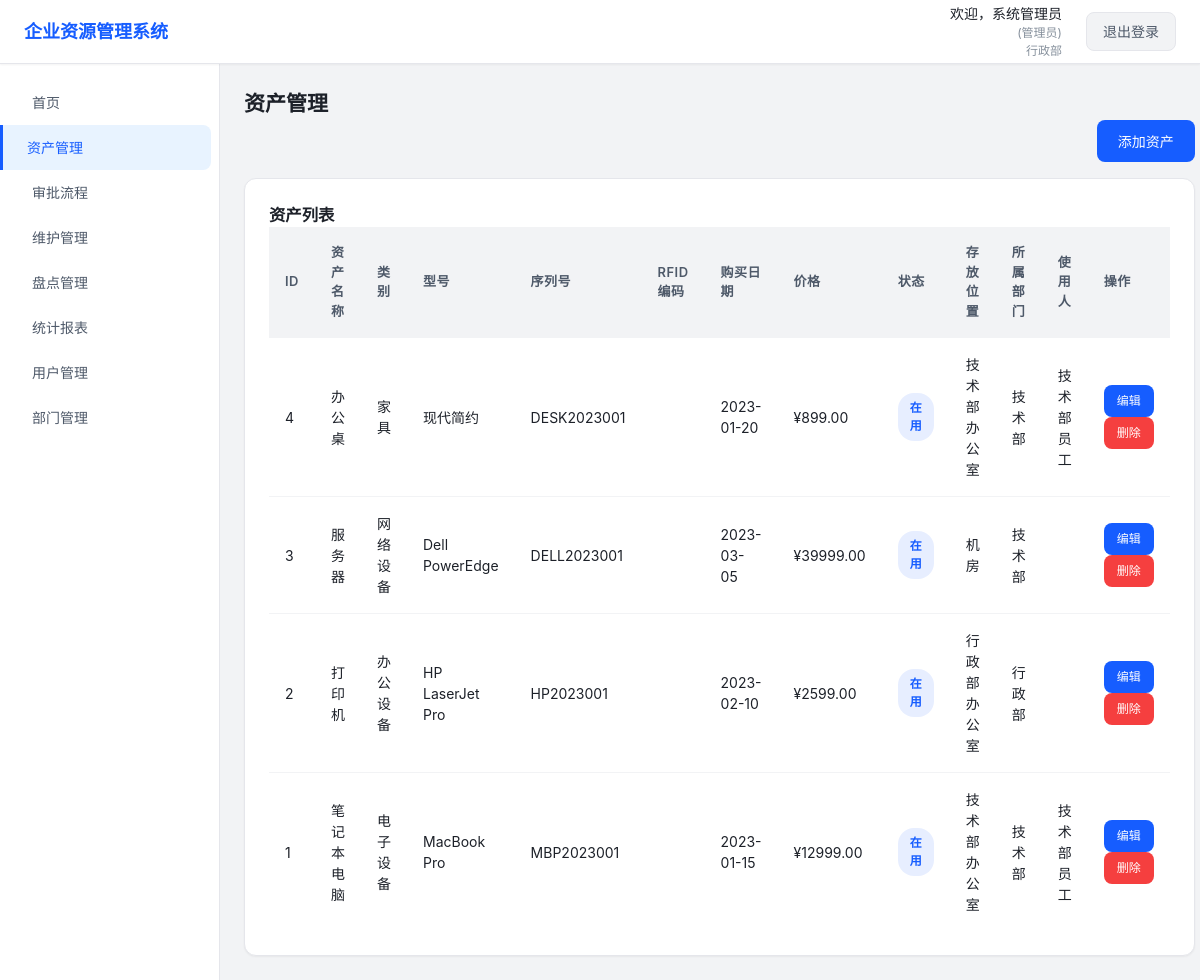
The app's page /assets.php (signed in) with its own data.
### tables this page shows
CREATE TABLE IF NOT EXISTS `departments` (
  `id` INT AUTO_INCREMENT PRIMARY KEY,
  `name` VARCHAR(100) NOT NULL,
  `description` TEXT,
  `created_at` TIMESTAMP DEFAULT CURRENT_TIMESTAMP,
  `updated_at` TIMESTAMP DEFAULT CURRENT_TIMESTAMP ON UPDATE CURRENT_TIMESTAMP
);

CREATE TABLE IF NOT EXISTS `assets` (
  `id` INT AUTO_INCREMENT PRIMARY KEY,
  `name` VARCHAR(255) NOT NULL,
  `category` VARCHAR(100) NOT NULL,
  `model` VARCHAR(255),
  `serial_number` VARCHAR(255),
  `purchase_date` DATE,
  `price` DECIMAL(10,2),
  `status` ENUM('in_use', 'in_store', 'maintenance', 'scrapped') DEFAULT 'in_store',
  `location` VARCHAR(255),
  `department_id` INT,
  `user_id` INT,
  `description` TEXT,
  `created_at` TIMESTAMP DEFAULT CURRENT_TIMESTAMP,
  `updated_at` TIMESTAMP DEFAULT CURRENT_TIMESTAMP ON UPDATE CURRENT_TIMESTAMP
);

CREATE TABLE IF NOT EXISTS `users` (
  `id` INT AUTO_INCREMENT PRIMARY KEY,
  `username` VARCHAR(100) NOT NULL,
  `password` VARCHAR(255) NOT NULL,
  `name` VARCHAR(100) NOT NULL,
  `department_id` INT,
  `role` ENUM('admin', 'manager', 'employee') DEFAULT 'employee',
  `created_at` TIMESTAMP DEFAULT CURRENT_TIMESTAMP,
  `updated_at` TIMESTAMP DEFAULT CURRENT_TIMESTAMP ON UPDATE CURRENT_TIMESTAMP
);

### config/db.php (called while the page is built, shortened)
<?php
$servername = "localhost";
$username = "test";
$password = "123456";
$dbname = "php_wish";
$conn = new mysqli($servername, $username, $password, $dbname);
$conn->set_charset("utf8mb4");
function execute_query($sql, $params = []) {
    global $conn;
    $stmt = $conn->prepare($sql);
    if (!empty($params)) {
        $types = str_repeat("s", count($params));
        $stmt->bind_param($types, ...$params);
    }
    $result = $stmt->execute();
    if (strtolower(substr(trim($sql), 0, 6)) === "select") {
        $result_set = $stmt->get_result();
        $rows = [];
        while ($row = $result_set->fetch_assoc()) {
            $rows[] = $row;
        }
        return $rows;
    }
    $affected_rows = $stmt->affected_rows;
    return ["affected_rows" => $affected_rows];
}
?>

### assets.php (the view, shortened to what this page needs)
<?php
require_once 'config/db.php';
$name = $_SESSION['name'];
$role = $_SESSION['role'];
$department_id = $_SESSION['department_id'];
$dept_sql = "SELECT name FROM departments WHERE id = ?";
$dept_result = execute_query($dept_sql, [$department_id]);
$department_name = $dept_result[0]['name'] ?? '未知部门';
$assets_sql = "SELECT a.*, d.name as department_name, u.name as user_name FROM assets a
              LEFT JOIN departments d ON a.department_id = d.id
              LEFT JOIN users u ON a.user_id = u.id
              ORDER BY a.id DESC";
$assets = execute_query($assets_sql);
?>
<!DOCTYPE html>
<html lang="zh-CN">
<head>
    <link rel="stylesheet" href="assets/css/style.css">
</head>
<body>
    <div class="container">
        <header class="header">
            <div class="header-left">
                <h1>企业资源管理系统</h1>
            </div>
            <div class="header-right">
                <div class="user-info">
                    <span class="user-name">欢迎，<?php echo $name; ?></span>
                    <span class="role">(<?php echo $role === 'admin' ? '管理员' : ($role === 'manager' ? '部门经理' : '员工'); ?>)</span>
                    <span class="department"><?php echo $department_name; ?></span>
                </div>
                <a href="logout.php" class="logout-btn">退出登录</a>
            </div>
        </header>
        <div class="main-container">
            <nav class="sidebar">
                <ul>
                    <li><a href="index.php">首页</a></li>
                    <li><a href="assets.php" class="active">资产管理</a></li>
                    <li><a href="approval.php">审批流程</a></li>
                    <li><a href="maintenance.php">维护管理</a></li>
                    <li><a href="inventory.php">盘点管理</a></li>
                    <?php if ($role === 'admin' || $role === 'manager'): ?>
                        <li><a href="reports.php">统计报表</a></li>
                        <li><a href="users.php">用户管理</a></li>
                    <?php endif; ?>
                    <?php if ($role === 'admin'): ?>
                        <li><a href="departments.php">部门管理</a></li>
                    <?php endif; ?>
                </ul>
            </nav>
            <main class="main-content">
            <h2>资产管理</h2>
            <div style="margin-bottom: 16px; display: flex; justify-content: flex-end;">
                <button class="btn btn-primary" data-modal="asset-modal">添加资产</button>
            </div>
            <div class="activity-section">
                <h3>资产列表</h3>
                <table class="activity-table">
                    <thead>
                        <tr>
                            <th>ID</th>
                            <th>资产名称</th>
                            <th>类别</th>
                            <th>型号</th>
                            <th>序列号</th>
                            <th>RFID 编码</th>
                            <th>购买日期</th>
                            <th>价格</th>
                            <th>状态</th>
                            <th>存放位置</th>
                            <th>所属部门</th>
                            <th>使用人</th>
                            <th>操作</th>
                        </tr>
                    </thead>
                    <tbody>
                        <?php if (!empty($assets)): ?>
                            <?php foreach ($assets as $asset): ?>
                                <tr>
                                    <td><?php echo $asset['id']; ?></td>
                                    <td><?php echo $asset['name']; ?></td>
                                    <td><?php echo $asset['category']; ?></td>
                                    <td><?php echo $asset['model']; ?></td>
                                    <td><?php echo $asset['serial_number']; ?></td>
                                    <td><?php echo $asset['rfid_code']; ?></td>
                                    <td><?php echo $asset['purchase_date']; ?></td>
                                    <td>¥<?php echo $asset['price']; ?></td>
                                    <td>
                                        <span class="status <?php echo $asset['status']; ?>">
                                            <?php
                                                switch ($asset['status']) {
                                                    case 'in_use': echo '在用'; break;
                                                }
                                            ?>
                                        </span>
                                    </td>
                                    <td><?php echo $asset['location']; ?></td>
                                    <td><?php echo $asset['department_name']; ?></td>
                                    <td><?php echo $asset['user_name']; ?></td>
                                    <td>
                                        <a href="assets.php?edit=<?php echo $asset['id']; ?>" class="btn btn-sm btn-primary">编辑</a>
                                        <a href="assets.php?delete=<?php echo $asset['id']; ?>" class="btn btn-sm btn-danger" onclick="return confirm('确定要删除此资产吗？');">删除</a>
                                    </td>
                                </tr>
                            <?php endforeach; ?>
                        <?php else: ?>
                            <tr>
                                <td colspan="12" class="no-data">暂无资产</td>
                            </tr>
                        <?php endif; ?>
                    </tbody>
                </table>
            </div>
        </main>
        </div>
    </div>
</body>
</html>

### assets/css/style.css (style rules this page uses)
:root { --primary-color: #165DFF; --primary-light: #E8F3FF; --primary-dark: #0E42B8; --success-color: #00B42A; --warning-color: #FF7D00; --danger-color: #F53F3F; --info-color: #86909C; --text-primary: #1D2129; --text-secondary: #4E5969; --text-tertiary: #86909C; --bg-light: #F2F3F5; --bg-white: #FFFFFF; --border-color: #E5E6EB; --border-light: #F2F3F5; --shadow-sm: 0 1px 2px rgba(0, 0, 0, 0.05); --shadow-md: 0 4px 6px -1px rgba(0, 0, 0, 0.1), 0 2px 4px -1px rgba(0, 0, 0, 0.06); --shadow-lg: 0 10px 15px -3px rgba(0, 0, 0, 0.1), 0 4px 6px -2px rgba(0, 0, 0, 0.05); --transition: all 0.3s ease; --radius-sm: 4px; --radius-md: 8px; --radius-lg: 12px; }
* { margin: 0; padding: 0; box-sizing: border-box; }
body { font-family: -apple-system, BlinkMacSystemFont, 'Segoe UI', Roboto, 'Helvetica Neue', Arial, sans-serif; background-color: var(--bg-light); color: var(--text-primary); line-height: 1.5; font-size: 14px; display: flex; justify-content: center; }
.container { display: flex; flex-direction: column; min-height: 100vh; background-color: var(--bg-light); width: 100%; max-width: 1200px; }
.header { display: flex; justify-content: space-between; align-items: center; background-color: var(--bg-white); color: var(--text-primary); padding: 0 24px; height: 64px; box-shadow: var(--shadow-sm); border-bottom: 1px solid var(--border-color); position: sticky; top: 0; z-index: 100; }
.header-left h1 { font-size: 18px; font-weight: 600; color: var(--primary-color); }
.header-right { display: flex; align-items: center; gap: 24px; }
.user-info { display: flex; flex-direction: column; align-items: flex-end; }
.user-info .user-name { font-weight: 500; color: var(--text-primary); font-size: 14px; }
.user-info .role, .user-info .department { font-size: 12px; color: var(--text-tertiary); }
.logout-btn { background-color: var(--bg-light); color: var(--text-secondary); padding: 8px 16px; border-radius: var(--radius-md); text-decoration: none; font-size: 14px; font-weight: 500; transition: var(--transition); border: 1px solid var(--border-color); }
.main-container { display: flex; min-height: calc(100vh - 64px); }
.sidebar { width: 220px; background-color: var(--bg-white); color: var(--text-primary); min-height: calc(100vh - 64px); border-right: 1px solid var(--border-color); transition: var(--transition); flex-shrink: 0; }
.sidebar ul { list-style: none; padding: 16px 0; }
.sidebar ul li a { display: flex; align-items: center; padding: 12px 24px; color: var(--text-secondary); text-decoration: none; border-radius: 0 var(--radius-md) var(--radius-md) 0; margin: 0 8px; transition: var(--transition); font-size: 14px; font-weight: 400; }
.sidebar ul li a.active { background-color: var(--primary-light); color: var(--primary-color); font-weight: 500; border-left: 3px solid var(--primary-color); margin-left: 0; }
.main-content { flex: 1; padding: 24px; min-height: calc(100vh - 64px); background-color: var(--bg-light); transition: var(--transition); }
.activity-section { background-color: var(--bg-white); padding: 24px; border-radius: var(--radius-lg); box-shadow: var(--shadow-sm); border: 1px solid var(--border-color); }
.activity-table { width: 100%; border-collapse: collapse; font-size: 14px; }
.activity-table th, .activity-table td { padding: 16px; text-align: left; border-bottom: 1px solid var(--border-light); }
.activity-table th { background-color: var(--bg-light); font-weight: 600; color: var(--text-secondary); font-size: 13px; text-transform: uppercase; letter-spacing: 0.5px; }
.activity-table tr:last-child td { border-bottom: none; }
.status { padding: 6px 12px; border-radius: 16px; font-size: 12px; font-weight: 600; display: inline-flex; align-items: center; gap: 4px; }
.status.in_use { background-color: rgba(22, 93, 255, 0.1); color: var(--primary-color); }
.btn { padding: 10px 20px; border: 1px solid transparent; border-radius: var(--radius-md); font-size: 14px; font-weight: 500; cursor: pointer; transition: var(--transition); text-decoration: none; display: inline-flex; align-items: center; gap: 6px; justify-content: center; white-space: nowrap; }
.btn-primary { background-color: var(--primary-color); color: white; }
.btn-danger { background-color: var(--danger-color); color: white; }
.btn-sm { padding: 6px 12px; font-size: 12px; }

### records on screen
departments: name "行政部"
assets: id "4", name "办公桌", category "家具", model "现代简约", serial_number "DESK2023001", purchase_date "2023-01-20", price "899.00", status "在用", location "技术部办公室", department.name "技术部", user.name "技术部员工"
assets: id "3", name "服务器", category "网络设备", model "Dell PowerEdge", serial_number "DELL2023001", purchase_date "2023-03-05", price "39999.00", status "在用", location "机房", department.name "技术部"
assets: id "2", name "打印机", category "办公设备", model "HP LaserJet Pro", serial_number "HP2023001", purchase_date "2023-02-10", price "2599.00", status "在用", location "行政部办公室", department.name "行政部"
assets: id "1", name "笔记本电脑", category "电子设备", model "MacBook Pro", serial_number "MBP2023001", purchase_date "2023-01-15", price "12999.00", status "在用", location "技术部办公室", department.name "技术部", user.name "技术部员工"

### other values on screen
$name "系统管理员"
